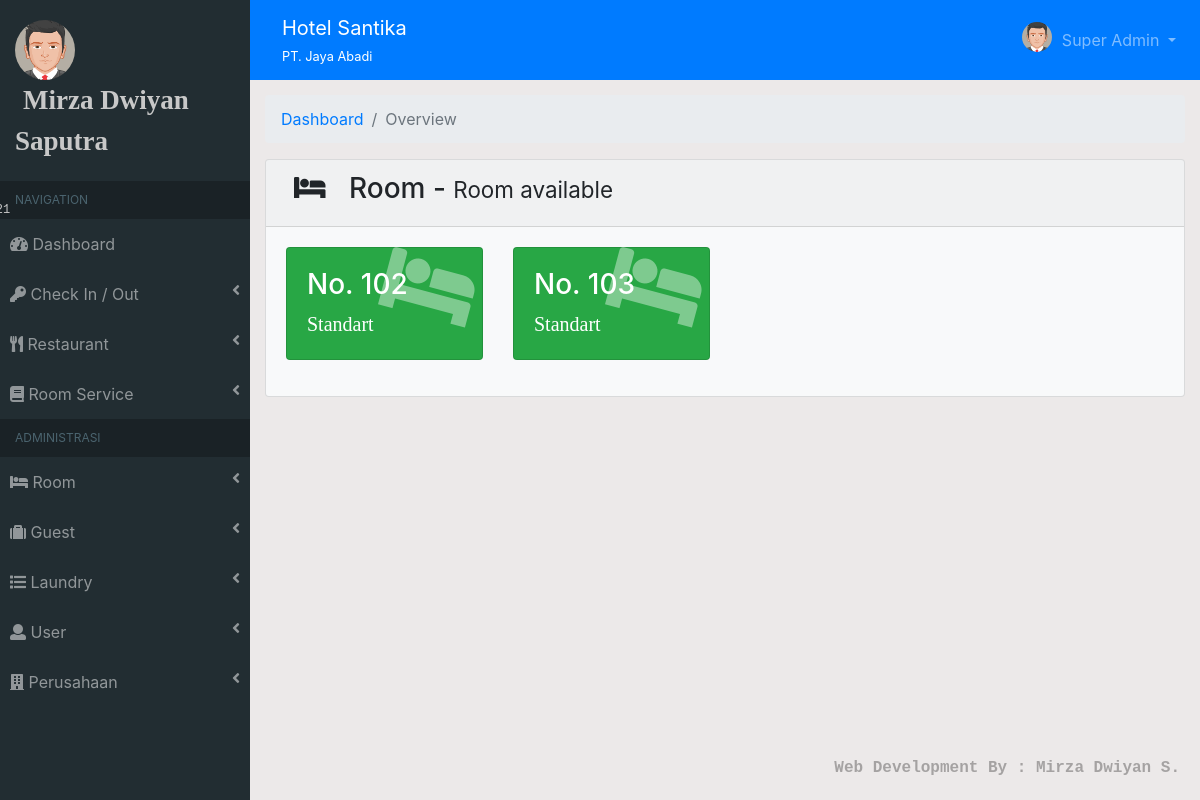
Screenshot of /?module=chek_in2 (signed in) with the database file from the repository.
### tables this page shows
CREATE TABLE `user` (
  `id_user` int(11) NOT NULL,
  `nama_user` text NOT NULL,
  `image` varchar(50) NOT NULL,
  `username` varchar(30) NOT NULL,
  `password` varchar(50) NOT NULL,
  `level` varchar(30) NOT NULL,
  `no_telp` varchar(20) NOT NULL,
  `status` varchar(30) NOT NULL
);

CREATE TABLE `perusahaan` (
  `id_perusahaan` int(11) NOT NULL,
  `nama_hotel` text NOT NULL,
  `nama_perusahaan` text NOT NULL,
  `jalan` varchar(50) NOT NULL,
  `no_jalan` varchar(10) NOT NULL,
  `kecamatan` char(100) NOT NULL,
  `kabupaten` char(100) NOT NULL,
  `provinsi` char(100) NOT NULL,
  `no_telp` varchar(20) NOT NULL,
  `no_fax` varchar(20) NOT NULL,
  `website` varchar(100) NOT NULL,
  `email` varchar(100) NOT NULL,
  `logo` varchar(200) NOT NULL
);

CREATE TABLE `kamar` (
  `id_kamar` int(11) NOT NULL,
  `no_kamar` varchar(50) NOT NULL,
  `id_tipe_kamar` varchar(11) NOT NULL,
  `max_dewasa` varchar(10) NOT NULL,
  `max_anak` varchar(10) NOT NULL,
  `status` varchar(50) NOT NULL
);

CREATE TABLE `tipe_kamar` (
  `id_tipe_kamar` int(11) NOT NULL,
  `tipe_kamar` text NOT NULL,
  `harga_per_mlm` varchar(50) NOT NULL,
  `harga_per_org` varchar(50) NOT NULL
);

### template/module/chek_in2.php (the view)
<?php
    $query = mysqli_query($conn, "SELECT kamar.*, tipe_kamar.* FROM kamar, tipe_kamar WHERE status='tersedia' && tipe_kamar.id_tipe_kamar=kamar.id_tipe_kamar");
?>
<div class="container-fluid">
    <ol class="breadcrumb">
        <li class="breadcrumb-item"><a href="?dashboard">Dashboard</a></li>
        <li class="breadcrumb-item active">Overview</li>
    </ol>
    <div class="card bg-light">
        <div class="card-header"><h3><i class="fas fa-bed pr-3 pl-2"></i> Room - <span class="small">Room available</span></h3></div>
        <div class="card-body">
            <?php if(mysqli_num_rows($query) > 0){ ?>
            <div class="row">
                <?php foreach($query as $i) : ?>
                <div class="col-sm-3 mb-3">
                    <div class="card bg-success text-white">
                        <div class="card-body">
                            <div class="card-body-icon"><i class="fas fa-bed"></i></div>
                            <div class="mr-5">
                            <h3>No. <?=$i['no_kamar'];?></h3>
                            <span style="font-family: times;font-size: 20px"><?=$i['tipe_kamar'];?></span>
                            </div>
                        </div>
                    </div>
                </div>
                <?php endforeach; ?>
            </div>
            <?php } else { ?>
                <center><img src="assets/img/empty_cart.jpg" alt=""></center>
            <?php } ?>
        </div>
    </div>
</div>

### template/sidebar.php (shortened to what this page needs)
<div id="sidebar">
  <div class="sidebar-menu">
    <div class="sidebar-header">
      <img src="assets/img/<?=$data_user['image'];?>" alt="" class="img-circle img-user">
      <marquee><span class="nama-user"><?=$data_user["nama_user"];?></span></marquee>
      <span class="tgl"><?=$date;?></span>
    </div>
    <ul class="sidebar navbar-nav">
      <?php if($data_user['level'] == "Super Admin") :?>
      <li class="header">NAVIGATION</li>
      <li class="nav-item">
        <a href="?module=dashboard" class="nav-link i">
          <i class="fas fa-tachometer-alt"></i>
          <span>Dashboard</span>
        </a>
      </li>
      <li class="nav-item">
        <a href="#chek-in-out" class="nav-link i" data-toggle="collapse">
          <i class="fas fa-key"></i>
          <span>Check In / Out</span>
          <i class="fas fa-angle-left float-right"></i>
        </a>
      </li>
      <li class="nav-item">
        <a href="#resto" class="nav-link i" data-toggle="collapse">
          <i class="fas fa-utensils"></i>
          <span>Restaurant</span>
          <i class="fas fa-angle-left float-right"></i>
        </a>
      </li>
      <li class="nav-item">
        <a href="#room-service" class="nav-link i" data-toggle="collapse">
          <i class="fas fa-book"></i>
          <span>Room Service</span>
          <i class="fas fa-angle-left float-right"></i>
        </a>
      </li>
      <li class="header">ADMINISTRASI</li>
      <li class="nav-item">
        <a href="#kamar" class="nav-link i" data-toggle="collapse">
          <i class="fas fa-bed"></i>
          <span>Room</span>
          <i class="fas fa-angle-left float-right"></i>
        </a>
      </li>
      <li class="nav-item">
        <a href="#tamu" class="nav-link i" data-toggle="collapse">
          <i class="fas fa-suitcase"></i>
          <span>Guest</span>
          <i class="fas fa-angle-left float-right"></i>
        </a>
      </li>
      <li class="nav-item">
        <a href="#laundry" class="nav-link i" data-toggle="collapse">
          <i class="fas fa-list"></i>
          <span>Laundry</span>
          <i class="fas fa-angle-left float-right"></i>
        </a>
      </li>
      <li class="nav-item">
        <a href="#user" class="nav-link i" data-toggle="collapse">
          <i class="fas fa-user"></i>
          <span>User</span>
          <i class="fas fa-angle-left float-right"></i>
        </a>
      </li>
      <li class="nav-item">
        <a href="#perusahaan" class="nav-link i" data-toggle="collapse">
          <i class="fas fa-building"></i>
          <span>Perusahaan</span>
          <i class="fas fa-angle-left float-right"></i>
        </a>
      </li>
      <?php endif;?>
    </ul>
  </div>
<div id="wrapper">

### template/navbar.php (shortened to what this page needs)
<nav class="navbar navbar-expand navbar-dark bg-primary navbar-static-top">
    <div class="navbar-header">
        <a href="" class="navbar-brand nav-link"><?=$data_perusahaan['nama_hotel'];?><div class="small"><small><?=$data_perusahaan['nama_perusahaan'];?></small></div></a>
    </div>
    <ul class="navbar-nav d-inline-block ml-auto">
        <li class="nav-item dropdown">
            <a href="#" class="dropdown-toggle nav-link" id="alertDropdown" role="button" data-toggle="dropdown" aria-haspopup="true" aria-expanded="false">
                <img src="assets/img/<?=$data_user['image'];?>" alt="" class="img-circle img-adm">
                <span><?=$data_user['level'];?></span>
            </a>
        </li>
    </ul>
</nav>
<div id="wrapper-content">

### assets/css/style.css (style rules this page uses)
.img-adm { width: 30px!important; margin-top: -8px; margin-right: 5px; }
.sidebar-header { padding: 20px 15px; }
img.img-circle { border-radius: 50%; }
.sidebar-header .img-user { width: 60px; }
.sidebar-header .nama-user { font-family: serif; font-size: 27px; font-weight: bold; margin-left: 8px; }
.sidebar-header .tgl { position: absolute; font-family: courier new; font-size: 12px; margin-left: -120px; margin-top: 40px; }
.sidebar.navbar-nav .header { color: #4b646f; background: #1a2226; overflow: hidden; text-overflow: clip; white-space: nowrap!important; padding: 10px 25px 10px 15px!important; font-size: 12px; }
#sidebar .sidebar-menu { display: block; position: fixed; background: #222d32; width: 250px; color: rgb(200, 200, 200); height: 100%; overflow-y: scroll; }
#sidebar .sidebar-menu .sidebar.navbar-nav li { padding: 5px 10px; }
#sidebar .sidebar-menu .sidebar.navbar-nav li a { color: rgba(255, 255, 255, .5)!important; }
#sidebar #wrapper { margin-left: 250px; }
#sidebar #wrapper #wrapper-content { padding-top: 15px; }
.card-body-icon { position: absolute; z-index: 0; top: -1.25rem; right: .5rem; opacity: 0.4; font-size: 5rem; -webkit-transform: rotate(15deg); transform: rotate(15deg); transition: all 600ms; }

### rows the page displays
user: image (picture), nama_user "Mirza Dwiyan Saputra", level "Super Admin"
perusahaan: nama_hotel "Hotel Santika", nama_perusahaan "PT. Jaya Abadi"
kamar: no_kamar "102", id_tipe_kamar.tipe_kamar "Standart"
kamar: no_kamar "103", id_tipe_kamar.tipe_kamar "Standart"
